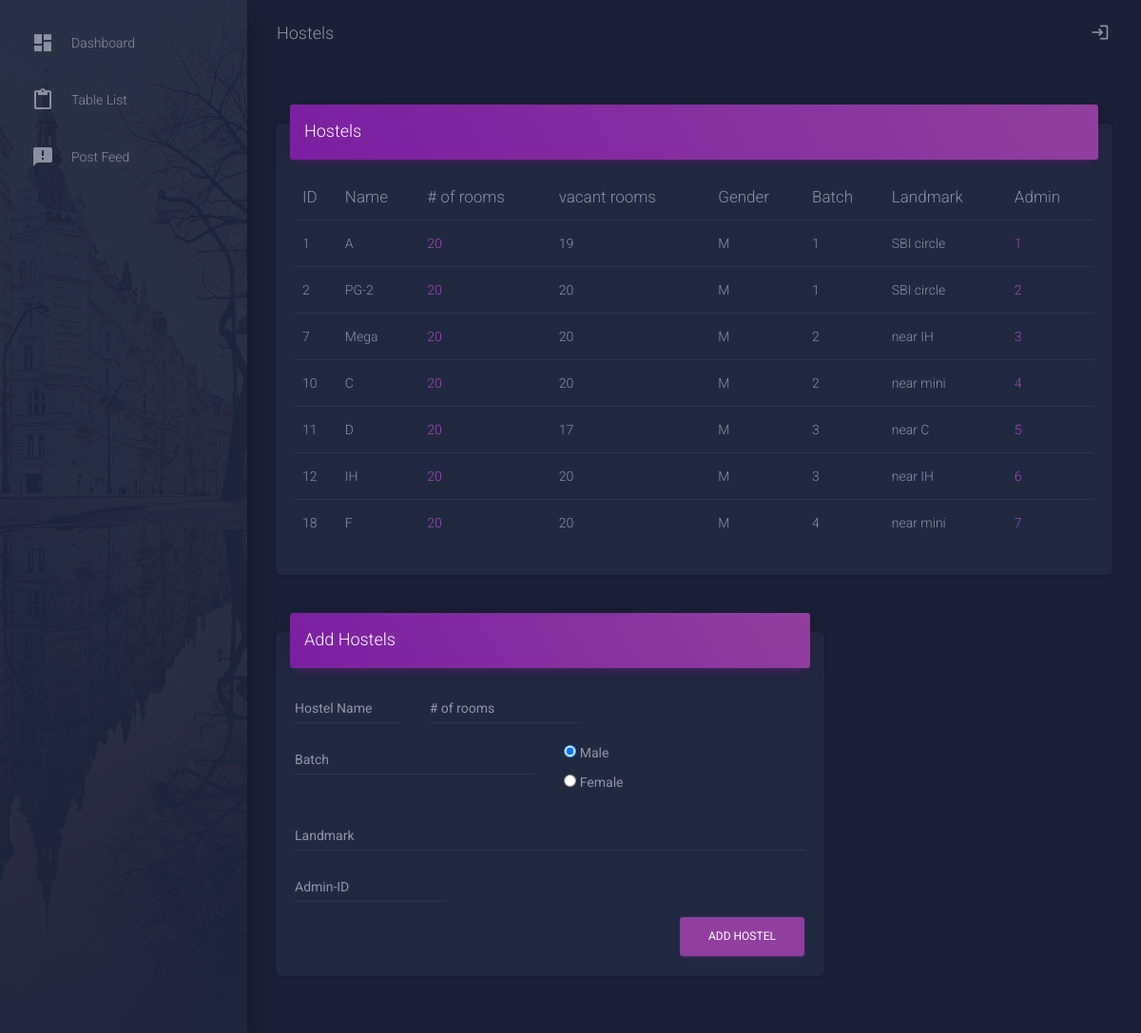
Page /pages/update_hostels.php on the committed database.
### tables this page shows
CREATE TABLE `HOSTELS` (
  `Hostel_ID` int(3) NOT NULL,
  `Hostel_name` varchar(10) NOT NULL,
  `No_of_rooms` int(5) NOT NULL,
  `Vacant_rooms` int(5) DEFAULT NULL,
  `Monthly_expenses` int(8) DEFAULT NULL,
  `Landmark` tinytext DEFAULT NULL,
  `Gender_flag` varchar(1) NOT NULL,
  `Admin_ID` int(3) DEFAULT NULL,
  `Batch` int(5) NOT NULL
);

### pages/update_hostels.php (the view, shortened to what this page needs)
<?php
    $connection=new mysqli('localhost','root','','hostel');
    $query="SELECT * FROM HOSTELS WHERE 1";
    $total=mysqli_query($connection,$query);
?>
<!DOCTYPE html>
<html lang="en">
<head>
  <link rel="stylesheet" href="https://maxcdn.bootstrapcdn.com/font-awesome/latest/css/font-awesome.min.css">
  <link href="../assets/css/material-dashboard.css?v=2.1.0" rel="stylesheet" />
</head>
<body class="dark-edition">
  <div class="wrapper ">
    <div class="sidebar" data-color="purple" data-background-color="black" data-image="../assets/img/sidebar-2.jpg">
      <div class="sidebar-wrapper">
        <ul class="nav">
          <li class="nav-item  ">
            <a class="nav-link" href="admin_land.php">
              <i class="material-icons">dashboard</i>
              <p>Dashboard</p>
            </a>
          </li>
          <li class="nav-item ">
            <a class="nav-link" href="admin_list.php">
              <i class="material-icons">content_paste</i>
              <p>Table List</p>
            </a>
          </li>
          <li class="nav-item ">
            <a class="nav-link" href="admin_feed.php">
              <i class="material-icons">announcement</i>
              <p>Post Feed</p>
            </a>
          </li>
        </ul>
      </div>
    </div>
    <div class="main-panel">
      <nav class="navbar navbar-expand-lg navbar-transparent navbar-absolute fixed-top " id="navigation-example">
        <div class="container-fluid">
          <div class="navbar-wrapper">
            <a class="navbar-brand" href="javascript:void(0)">Hostels</a>
          </div>
          <div class="collapse navbar-collapse justify-content-end">
            <ul class="navbar-nav">
              <li class="nav-item">
                <a class="nav-link" href="admin_login.php">
                <i class="material-icons">login</i>
                </a>
              </li>
            </ul>
          </div>
        </div>
      </nav>
      <div class="content">
        <div class="container-fluid">
          <div class="row">
            <div class="col-md-12">
              <div class="card">
                <div class="card-header card-header-primary">
                  <h4 class="card-title ">Hostels</h4>
                </div>
                <div class="card-body">
                  <div class="table-responsive">
                    <table class="table">
                      <thead class=" text-primary">
                        <th>
                          ID
                        </th>
                        <th>
                          Name
                        </th>
                        <th>
                          # of rooms
                        </th>
                        <th>
                          vacant rooms
                        </th>
                        <th>
                          Gender
                        </th>
                        <th>
                          Batch
                        </th>
                        <th>
                          Landmark
                        </th>
                        <th>
                          Admin
                        </th>
                      </thead>
                      <tbody>
                          <?php foreach ($total as $row){ ?>
                        <tr>
                          <td>
                          <?php echo $row['Hostel_ID'] ?>
                          </td>
                          <td>
                          <?php echo $row['Hostel_name'] ?>
                          </td>
                          <td class="text-primary">
                          <?php echo $row['No_of_rooms'] ?>
                          </td>
                          <td>
                          <?php echo $row['Vacant_rooms'] ?>
                          </td>
                          <td >
                          <?php echo $row['Gender_flag']?>
                          </td>
                          <td >
                          <?php echo $row['Batch']?>
                          </td>
                          <td >
                          <?php echo $row['Landmark']?>
                          </td>
                          <td class="text-primary">
                          <?php echo $row['Admin_ID']?>
                          </td>
                        </tr>
                          <?php }?>
                      </tbody>
                    </table>
                  </div>
                </div>
              </div>
            </div>
          </div>
          <div class="row">
            <div class="col-md-8">
              <div class="card">
                <div class="card-header card-header-primary">
                  <h4 class="card-title">Add Hostels</h4>
                </div>
            <div class="card-body">
                  <form action="update_hostels.php" method="POST">
                    <div class="row">
                      <div class="col-md-3">
                        <div class="form-group">
                          <label class="bmd-label-floating">Hostel Name</label>
                          <input type="text" name="h_name" class="form-control" required>
                        </div>
                      </div>
                      <div class="col-md-4">
                        <div class="form-group">
                          <label class="bmd-label-floating"># of rooms</label>
                          <input type="text" name="h_rooms" class="form-control" required>
                        </div>
                      </div>
                    </div>
                    <div class="row">
                      <div class="col-md-6">
                        <div class="form-group">
                          <label class="bmd-label-floating">Batch</label>
                          <input type="text" name="h_batch" class="form-control" required>
                        </div>
                      </div>
                      <div class="col-md-6">
                        <div class="form-group">
                          <input type="radio" name="h_gender" value="M" id="male" checked>
                          <label for="male">Male</label><br>
                          <input type="radio" name="h_gender" id="female" value="F"  >
                          <label for="female">Female</label><br>
                        </div>
                      </div>
                    </div>
                    <div class="row">
                      <div class="col-md-12">
                        <div class="form-group">
                          <label class="bmd-label-floating">Landmark</label>
                          <input type="text" name="h_landmark"class="form-control" required>
                        </div>
                      </div>
                    </div>
                    <div class="row">
                      <div class="col-md-4">
                        <div class="form-group">
                          <label class="bmd-label-floating">Admin-ID</label>
                          <input type="text" name="h_admin" class="form-control" required>
                        </div>
                      </div>
                    </div>
                    <button type="submit"  name='add'class="btn btn-primary pull-right">Add Hostel</button>
                    <div class="clearfix"></div>
                  </form>
                </div>
            </div>
        </div>
        </div>
      </div>
</body>
</html>

### rows in the picture
hostels: Hostel_ID "1", Hostel_name "A", No_of_rooms "20", Vacant_rooms "19", Gender_flag "M", Batch "1", Landmark "SBI circle", Admin_ID "1"
hostels: Hostel_ID "2", Hostel_name "PG-2", No_of_rooms "20", Vacant_rooms "20", Gender_flag "M", Batch "1", Landmark "SBI circle", Admin_ID "2"
hostels: Hostel_ID "7", Hostel_name "Mega", No_of_rooms "20", Vacant_rooms "20", Gender_flag "M", Batch "2", Landmark "near IH", Admin_ID "3"
hostels: Hostel_ID "10", Hostel_name "C", No_of_rooms "20", Vacant_rooms "20", Gender_flag "M", Batch "2", Landmark "near mini", Admin_ID "4"
hostels: Hostel_ID "11", Hostel_name "D", No_of_rooms "20", Vacant_rooms "17", Gender_flag "M", Batch "3", Landmark "near C", Admin_ID "5"
hostels: Hostel_ID "12", Hostel_name "IH", No_of_rooms "20", Vacant_rooms "20", Gender_flag "M", Batch "3", Landmark "near IH", Admin_ID "6"
hostels: Hostel_ID "18", Hostel_name "F", No_of_rooms "20", Vacant_rooms "20", Gender_flag "M", Batch "4", Landmark "near mini", Admin_ID "7"
